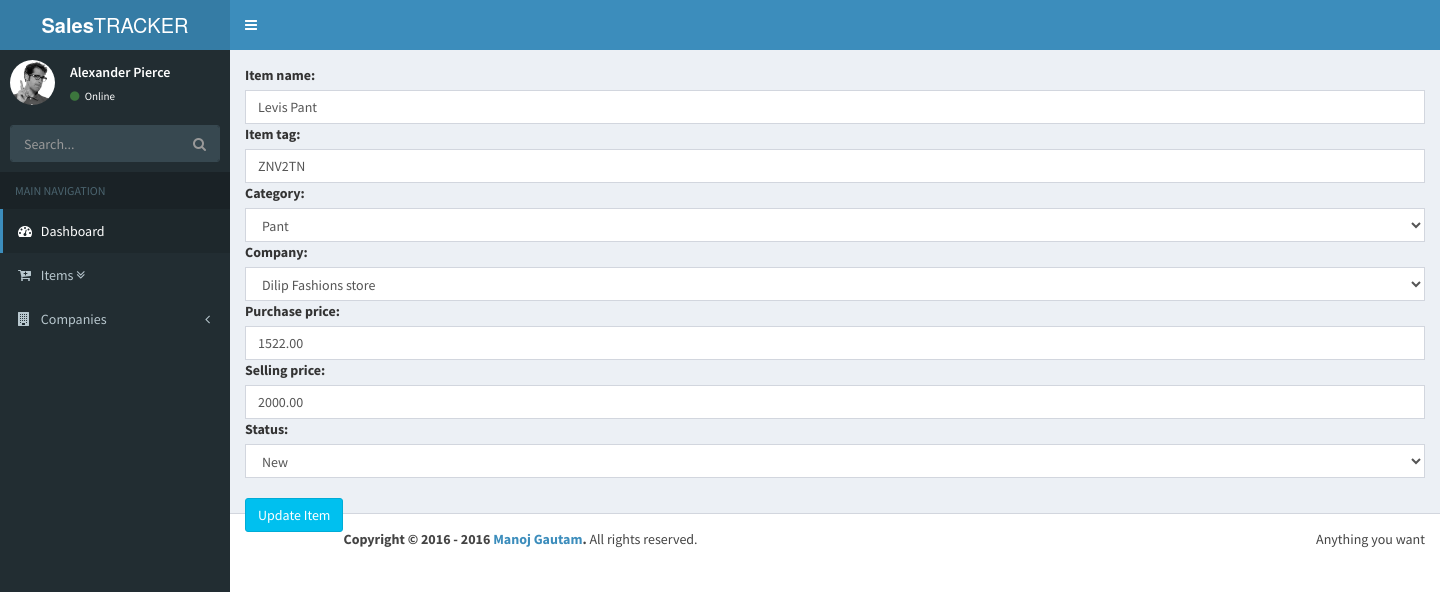
Screenshot of /items/update/1/ with the database file from the repository.
### salesmanager/models.py (models this page shows, shortened)
class Item(TimeStampedModel):
    name = models.CharField("Item name", max_length=255)
    tag = models.CharField("Item tag", max_length=30, unique=True)
    category = models.ForeignKey(Category)
    company = models.ForeignKey(Company)
    price = models.DecimalField('Purchase price', max_digits=6, decimal_places=2)
    selling_price = models.DecimalField(max_digits=6, decimal_places=2)
    status = models.CharField(max_length=4, choices=(
        ('new', 'New'),
        ('sold', 'Sold'),
    ), default='new')

class Company(TimeStampedModel):
    name = models.CharField(max_length=255)
    phone = models.CharField(max_length=9)
    mobile = models.CharField(max_length=10)
    address = models.ForeignKey(Address)
    email = models.EmailField(blank=False)
    contact_person = models.ForeignKey(ContactPerson)
    def __str__(self):
        return self.name

### salesmanager/views.py (the view)
# urls.py: url(r'update/(?P<pk>\d+)/$', views.ItemUpdateView.as_view(), name="update_item"),
class ItemUpdateView(UpdateView):
    model = Item
    form_class = ItemForm
    template_name = 'salesmanager/item/item_form.html'

### salesmanager/forms.py
class ItemForm(ModelForm):
    class Meta:
        model = Item
        exclude = ('created_at', 'updated_at',)
        widgets = {
            'name': forms.TextInput(attrs={'class': 'form-control', 'placeholder': "Item Name"}),
            'tag':forms.TextInput(attrs={'class': 'form-control', 'placeholder': "Item Tag"}),
            'category':forms.Select(attrs={'class': 'form-control', 'placeholder':"Item Category"}),
            'company':forms.Select(attrs={'class': 'form-control'}),
            'price':forms.NumberInput(attrs={'class': 'form-control'}),
            'selling_price':forms.NumberInput(attrs={'class': 'form-control'}),
            'status':forms.Select(attrs={'class': 'form-control'}),
        }

### salesmanager/models.py (called while the page is built)
    def __str__(self):
        return self.category_name

### templates/salesmanager/item/item_form.html
{% extends 'salesmanager/base.html' %}
{% load crispy_forms_tags %}
{% block content %}
<form   method="post">{% csrf_token %}
{{form}}
<br>
  <button type="submit" class="btn btn-info pull-left ">Update Item</button>
</form>
{% endblock content %}

### rows the page displays
Item: name "Levis Pant", tag "ZNV2TN", category "Pant", company "Dilip Fashions store", price "1522.00", selling_price "2000.00", status "New"
